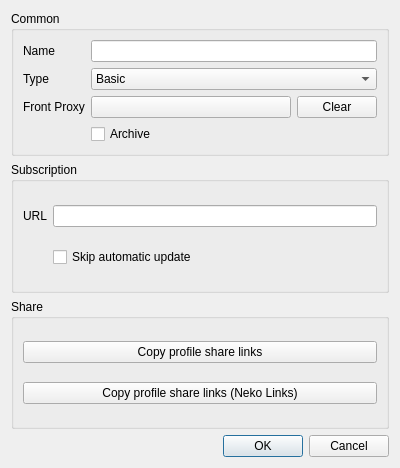
<?xml version="1.0" encoding="UTF-8"?>
<ui version="4.0">
 <class>DialogEditGroup</class>
 <widget class="QDialog" name="DialogEditGroup">
  <property name="geometry">
   <rect>
    <x>0</x>
    <y>0</y>
    <width>400</width>
    <height>468</height>
   </rect>
  </property>
  <property name="minimumSize">
   <size>
    <width>400</width>
    <height>0</height>
   </size>
  </property>
  <property name="windowTitle">
   <string>Edit Group</string>
  </property>
  <layout class="QVBoxLayout" name="verticalLayout">
   <item>
    <widget class="QGroupBox" name="cat_common">
     <property name="sizePolicy">
      <sizepolicy hsizetype="Preferred" vsizetype="Maximum">
       <horstretch>0</horstretch>
       <verstretch>0</verstretch>
      </sizepolicy>
     </property>
     <property name="title">
      <string>Common</string>
     </property>
     <layout class="QGridLayout" name="main">
      <item row="1" column="1">
       <widget class="QComboBox" name="type">
        <item>
         <property name="text">
          <string>Basic</string>
         </property>
        </item>
        <item>
         <property name="text">
          <string>Subscription</string>
         </property>
        </item>
       </widget>
      </item>
      <item row="0" column="1">
       <widget class="QLineEdit" name="name"/>
      </item>
      <item row="2" column="1">
       <layout class="QHBoxLayout" name="horizontalLayout">
        <item>
         <widget class="QPushButton" name="front_proxy">
          <property name="text">
           <string notr="true"/>
          </property>
         </widget>
        </item>
        <item>
         <widget class="QPushButton" name="front_proxy_clear">
          <property name="sizePolicy">
           <sizepolicy hsizetype="Maximum" vsizetype="Fixed">
            <horstretch>0</horstretch>
            <verstretch>0</verstretch>
           </sizepolicy>
          </property>
          <property name="text">
           <string>Clear</string>
          </property>
         </widget>
        </item>
       </layout>
      </item>
      <item row="2" column="0">
       <widget class="QLabel" name="front_proxy_l">
        <property name="text">
         <string>Front Proxy</string>
        </property>
       </widget>
      </item>
      <item row="1" column="0">
       <widget class="QLabel" name="label_2">
        <property name="text">
         <string>Type</string>
        </property>
       </widget>
      </item>
      <item row="0" column="0">
       <widget class="QLabel" name="label">
        <property name="text">
         <string>Name</string>
        </property>
       </widget>
      </item>
      <item row="3" column="1">
       <widget class="QCheckBox" name="archive">
        <property name="text">
         <string>Archive</string>
        </property>
       </widget>
      </item>
     </layout>
    </widget>
   </item>
   <item>
    <widget class="QGroupBox" name="cat_sub">
     <property name="title">
      <string>Subscription</string>
     </property>
     <layout class="QGridLayout" name="_2">
      <item row="0" column="0">
       <widget class="QLabel" name="label_4">
        <property name="text">
         <string notr="true">URL</string>
        </property>
       </widget>
      </item>
      <item row="0" column="1">
       <widget class="QLineEdit" name="url"/>
      </item>
      <item row="1" column="1">
       <widget class="QCheckBox" name="skip_auto_update">
        <property name="text">
         <string>Skip automatic update</string>
        </property>
       </widget>
      </item>
     </layout>
    </widget>
   </item>
   <item>
    <widget class="QGroupBox" name="cat_share">
     <property name="title">
      <string>Share</string>
     </property>
     <layout class="QVBoxLayout" name="verticalLayout_2">
      <item>
       <widget class="QPushButton" name="copy_links">
        <property name="text">
         <string>Copy profile share links</string>
        </property>
       </widget>
      </item>
      <item>
       <widget class="QPushButton" name="copy_links_nkr">
        <property name="text">
         <string>Copy profile share links (Neko Links)</string>
        </property>
       </widget>
      </item>
     </layout>
    </widget>
   </item>
   <item>
    <widget class="QDialogButtonBox" name="buttonBox">
     <property name="standardButtons">
      <set>QDialogButtonBox::StandardButton::Cancel|QDialogButtonBox::StandardButton::Ok</set>
     </property>
    </widget>
   </item>
  </layout>
 </widget>
 <tabstops>
  <tabstop>name</tabstop>
  <tabstop>type</tabstop>
  <tabstop>front_proxy</tabstop>
  <tabstop>front_proxy_clear</tabstop>
  <tabstop>url</tabstop>
  <tabstop>skip_auto_update</tabstop>
  <tabstop>copy_links</tabstop>
  <tabstop>copy_links_nkr</tabstop>
 </tabstops>
 <resources/>
 <connections>
  <connection>
   <sender>buttonBox</sender>
   <signal>rejected()</signal>
   <receiver>DialogEditGroup</receiver>
   <slot>reject()</slot>
   <hints>
    <hint type="sourcelabel">
     <x>199</x>
     <y>275</y>
    </hint>
    <hint type="destinationlabel">
     <x>199</x>
     <y>149</y>
    </hint>
   </hints>
  </connection>
  <connection>
   <sender>buttonBox</sender>
   <signal>accepted()</signal>
   <receiver>DialogEditGroup</receiver>
   <slot>accept()</slot>
   <hints>
    <hint type="sourcelabel">
     <x>199</x>
     <y>291</y>
    </hint>
    <hint type="destinationlabel">
     <x>199</x>
     <y>157</y>
    </hint>
   </hints>
  </connection>
 </connections>
</ui>
